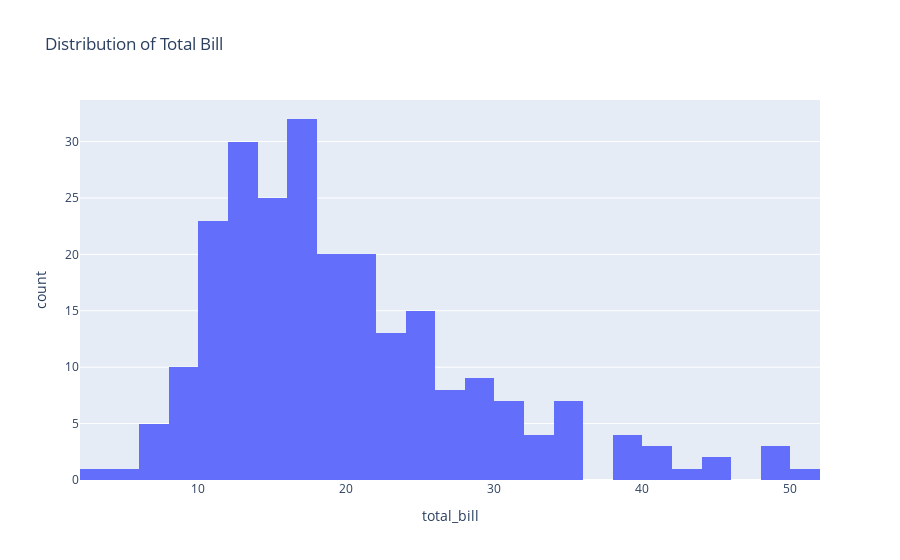

Notebook source saved alongside this figure:
### Code cell
import plotly.express as px

# Demo dataset
df = px.data.tips()

# Histogram
fig = px.histogram(df, x='total_bill', nbins=30, title='Distribution of Total Bill')
fig.show()

### Figure 1 — Plotly figure (JSON) as saved in the notebook; plotly's stock layout.template omitted (floating-point values rounded to 4 significant figures; data arrays with more than 128 entries replaced by an {"elided": "..."} marker saying what was removed)
{"data": [{"alignmentgroup": "True", "bingroup": "x", "hovertemplate": "total_bill=%{x}<br>count=%{y}<extra></extra>", "legendgroup": "", "marker": {"color": "#636efa", "pattern": {"shape": ""}}, "name": "", "nbinsx": 30, "offsetgroup": "", "orientation": "v", "showlegend": false, "type": "histogram", "x": {"elided": "244 float values"}, "xaxis": "x", "yaxis": "y"}], "layout": {"autosize": true, "barmode": "relative", "legend": {"tracegroupgap": 0}, "title": {"text": "Distribution of Total Bill"}, "xaxis": {"anchor": "y", "autorange": true, "domain": [0, 1], "range": [2, 52], "title": {"text": "total_bill"}, "type": "linear"}, "yaxis": {"anchor": "x", "autorange": true, "domain": [0, 1], "range": [0, 33.68], "title": {"text": "count"}}}}
